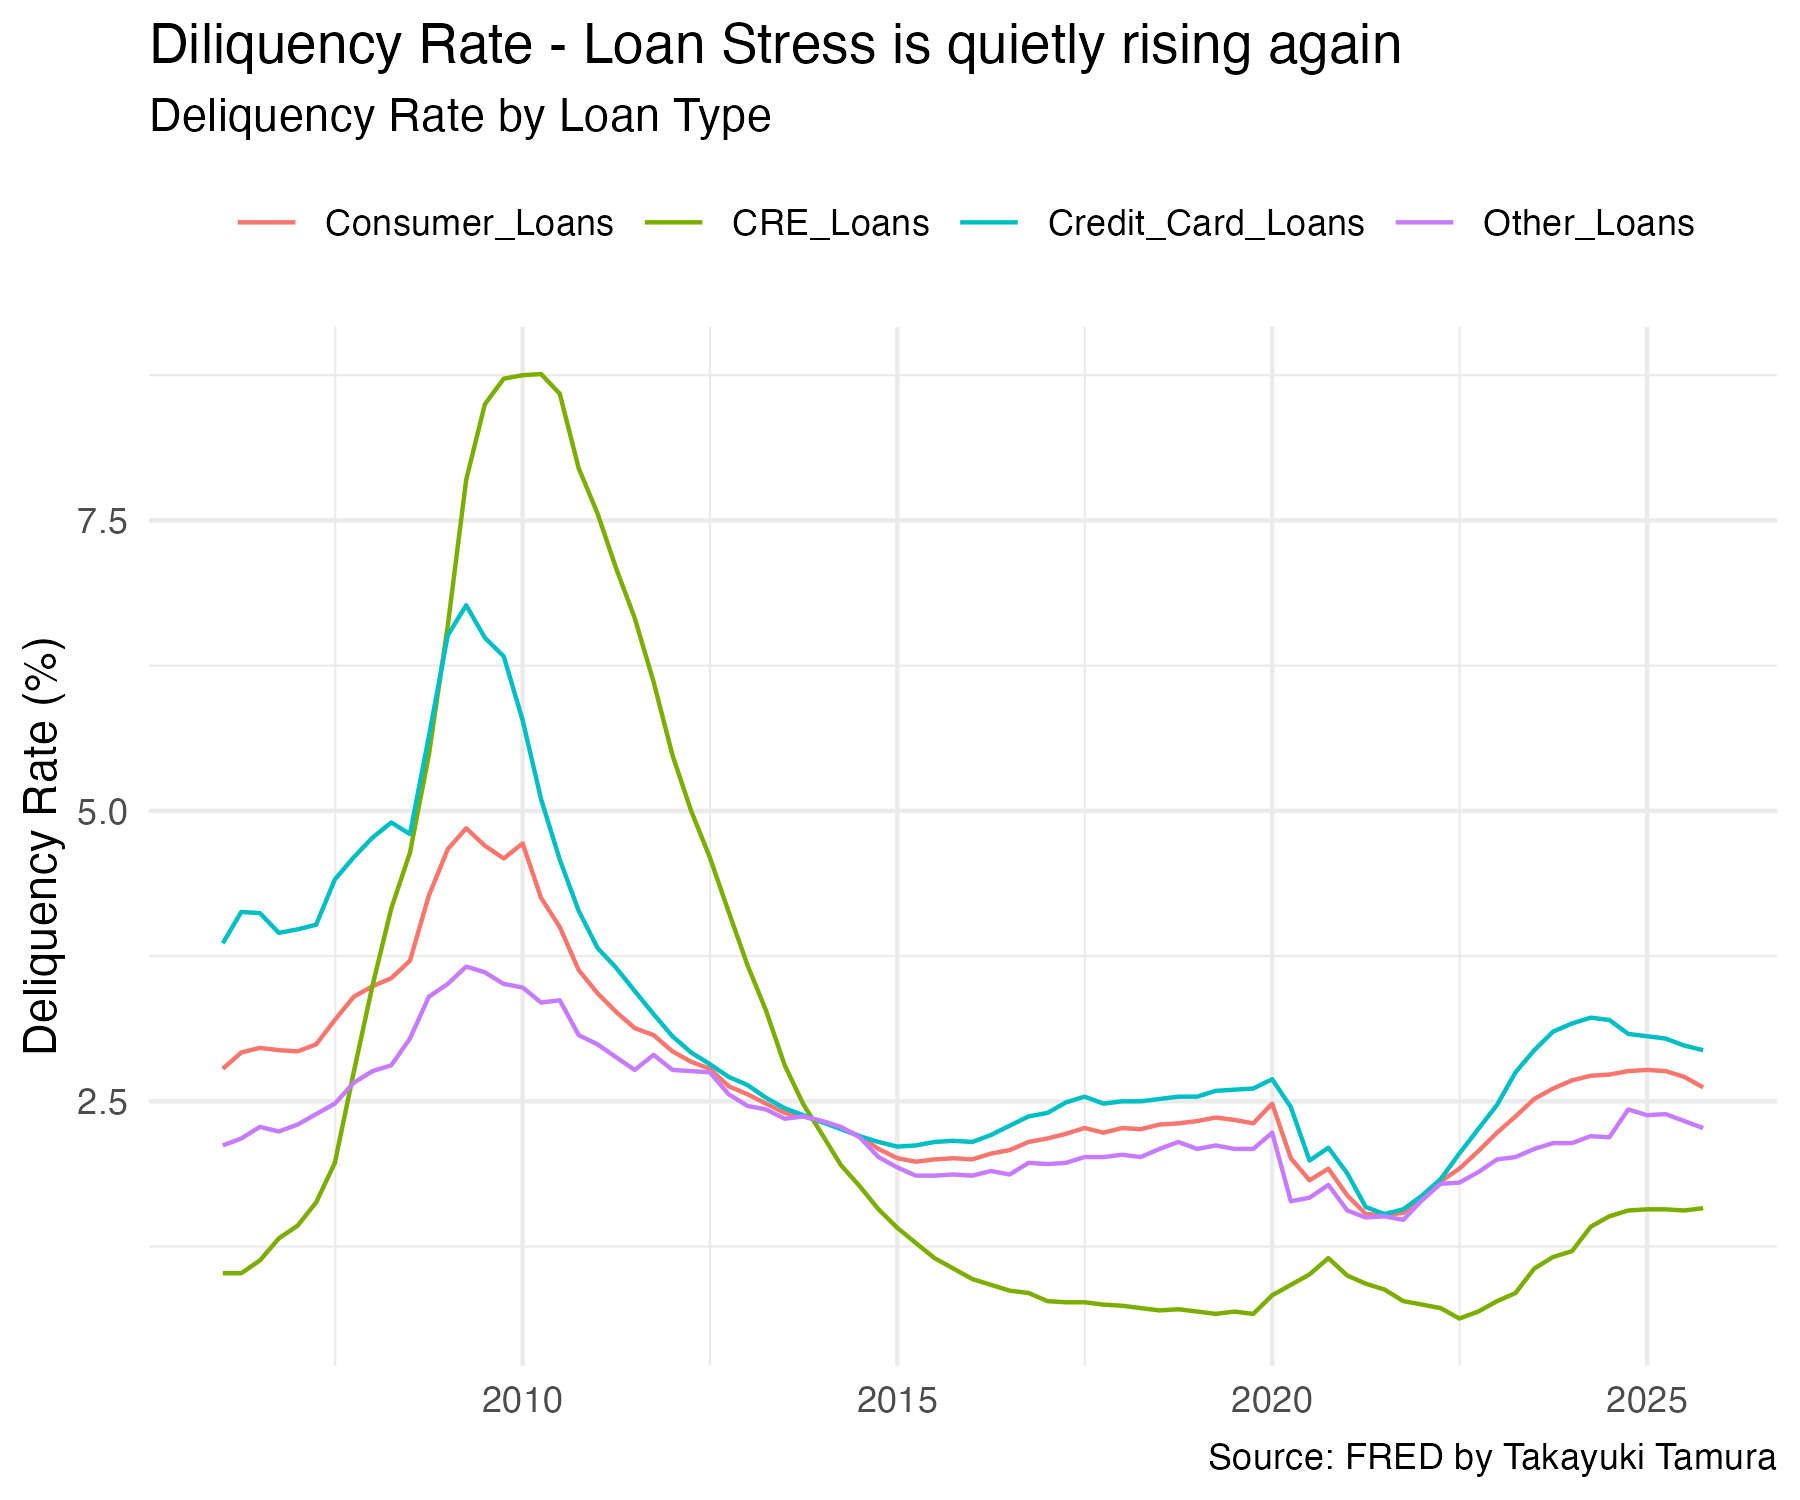

The script that saved this image:
setwd("/Users/takayukitamura/Documents/R_Computing/rates_mortgage")

# Install/load required packages
library(tidyverse)
library(lubridate)
library(scales)
library(quantmod)   # for Fed Funds
library(fredr) 
library(ggtext)

#Set my FRED API key
fredr_set_key("0c5fd2514c7d98427fe3c931e2fcb244")

cre <- fredr(series_id = "DRCRELEXFACBS") %>% 
  select(date, CRE_Loans = value)

credit_card <- fredr(series_id = "DRCCLACBS")%>% 
  select(date, Credit_Card_Loans = value)

consumer_loans <- fredr(series_id = "DRCLACBS") %>% 
  select(date, Consumer_Loans = value)

other_loans <- fredr(series_id = "DROCLACBS") %>% 
  select(date, Other_Loans = value)

delinquency <- credit_card %>% 
  left_join(., cre, by = "date") %>% 
  left_join(., consumer_loans, by = "date") %>% 
  left_join(., other_loans, by = "date") 

delinquency_long_data <- delinquency %>% 
  pivot_longer(-date, names_to = "loans", values_to = "deliquency")

delinquency_long_data %>% 
  filter(date >= "2006-01-01") %>% 
  ggplot(aes(x = date, y = deliquency, colour = loans)) +
  geom_line() +
  labs(title = "Diliquency Rate - Loan Stress is quietly rising again",
       subtitle = "Deliquency Rate by Loan Type",
       x = NULL, y = "Deliquency Rate (%)",
       caption = "Source: FRED by Takayuki Tamura",
       color = NULL) + 
  theme_minimal() +
  theme(
    legend.position = "top"
  )

ggsave("deliquency.png", width = 6, height = 5)  
  
